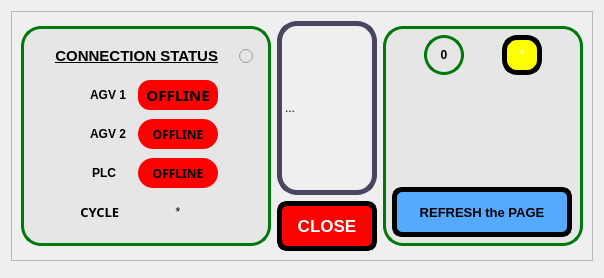
      <widget class="QWidget" name="ANASAYFA">
       <property name="styleSheet">
        <string notr="true"/>
       </property>
       <attribute name="icon">
        <iconset resource="ikonlar.qrc">
         <normaloff>:/images/icons/homepage.png</normaloff>:/images/icons/homepage.png</iconset>
       </attribute>
       <attribute name="title">
        <string>HOME PAGE</string>
       </attribute>
       <layout class="QVBoxLayout" name="verticalLayout_7">
        <item>
         <widget class="QFrame" name="frame_ust">
          <property name="minimumSize">
           <size>
            <width>0</width>
            <height>250</height>
           </size>
          </property>
          <property name="maximumSize">
           <size>
            <width>16777215</width>
            <height>250</height>
           </size>
          </property>
          <property name="frameShape">
           <enum>QFrame::StyledPanel</enum>
          </property>
          <property name="frameShadow">
           <enum>QFrame::Raised</enum>
          </property>
          <layout class="QHBoxLayout" name="horizontalLayout">
           <item>
            <widget class="QFrame" name="frame">
             <property name="minimumSize">
              <size>
               <width>250</width>
               <height>150</height>
              </size>
             </property>
             <property name="maximumSize">
              <size>
               <width>300</width>
               <height>220</height>
              </size>
             </property>
             <property name="styleSheet">
              <string notr="true">background-color: rgb(230, 230, 230);
border-radius: 20px;
border: 3px solid  rgb(0, 120, 10);
</string>
             </property>
             <property name="frameShape">
              <enum>QFrame::StyledPanel</enum>
             </property>
             <property name="frameShadow">
              <enum>QFrame::Raised</enum>
             </property>
             <layout class="QGridLayout" name="gridLayout">
              <item row="4" column="0">
               <widget class="QLabel" name="label_48">
                <property name="sizePolicy">
                 <sizepolicy hsizetype="Expanding" vsizetype="Preferred">
                  <horstretch>0</horstretch>
                  <verstretch>0</verstretch>
                 </sizepolicy>
                </property>
                <property name="minimumSize">
                 <size>
                  <width>50</width>
                  <height>30</height>
                 </size>
                </property>
                <property name="maximumSize">
                 <size>
                  <width>100</width>
                  <height>30</height>
                 </size>
                </property>
                <property name="font">
                 <font>
                  <weight>75</weight>
                  <bold>true</bold>
                 </font>
                </property>
                <property name="styleSheet">
                 <string notr="true">border:none;</string>
                </property>
                <property name="text">
                 <string>AGV 1</string>
                </property>
                <property name="alignment">
                 <set>Qt::AlignRight|Qt::AlignTrailing|Qt::AlignVCenter</set>
                </property>
               </widget>
              </item>
              <item row="4" column="2">
               <widget class="QLabel" name="labelAMR1Status">
                <property name="sizePolicy">
                 <sizepolicy hsizetype="Expanding" vsizetype="Preferred">
                  <horstretch>0</horstretch>
                  <verstretch>0</verstretch>
                 </sizepolicy>
                </property>
                <property name="minimumSize">
                 <size>
                  <width>60</width>
                  <height>30</height>
                 </size>
                </property>
                <property name="maximumSize">
                 <size>
                  <width>80</width>
                  <height>30</height>
                 </size>
                </property>
                <property name="font">
                 <font>
                  <family>Ubuntu Mono</family>
                  <pointsize>11</pointsize>
                  <weight>75</weight>
                  <bold>true</bold>
                 </font>
                </property>
                <property name="styleSheet">
                 <string notr="true">border:none;background-color:rgb(255,0,0);border-radius:12px;</string>
                </property>
                <property name="text">
                 <string>OFFLINE</string>
                </property>
                <property name="alignment">
                 <set>Qt::AlignCenter</set>
                </property>
                <property name="wordWrap">
                 <bool>true</bool>
                </property>
                <property name="indent">
                 <number>1</number>
                </property>
               </widget>
              </item>
              <item row="5" column="0">
               <widget class="QLabel" name="label_49">
                <property name="sizePolicy">
                 <sizepolicy hsizetype="Expanding" vsizetype="Preferred">
                  <horstretch>0</horstretch>
                  <verstretch>0</verstretch>
                 </sizepolicy>
                </property>
                <property name="minimumSize">
                 <size>
                  <width>50</width>
                  <height>30</height>
                 </size>
                </property>
                <property name="maximumSize">
                 <size>
                  <width>100</width>
                  <height>30</height>
                 </size>
                </property>
                <property name="font">
                 <font>
                  <weight>75</weight>
                  <bold>true</bold>
                 </font>
                </property>
                <property name="styleSheet">
                 <string notr="true">border:none;</string>
                </property>
                <property name="text">
                 <string>AGV 2</string>
                </property>
                <property name="alignment">
                 <set>Qt::AlignRight|Qt::AlignTrailing|Qt::AlignVCenter</set>
                </property>
               </widget>
              </item>
              <item row="5" column="2">
               <widget class="QLabel" name="labelAMR2Status">
                <property name="sizePolicy">
                 <sizepolicy hsizetype="Expanding" vsizetype="Preferred">
                  <horstretch>0</horstretch>
                  <verstretch>0</verstretch>
                 </sizepolicy>
                </property>
                <property name="minimumSize">
                 <size>
                  <width>60</width>
                  <height>30</height>
                 </size>
                </property>
                <property name="maximumSize">
                 <size>
                  <width>80</width>
                  <height>30</height>
                 </size>
                </property>
                <property name="font">
                 <font>
                  <family>Ubuntu Mono</family>
                  <weight>75</weight>
                  <bold>true</bold>
                 </font>
                </property>
                <property name="styleSheet">
                 <string notr="true">border:none;background-color:rgb(255,0,0);border-radius:15px;</string>
                </property>
                <property name="text">
                 <string>OFFLINE</string>
                </property>
                <property name="alignment">
                 <set>Qt::AlignCenter</set>
                </property>
                <property name="wordWrap">
                 <bool>true</bool>
                </property>
               </widget>
              </item>
              <item row="2" column="4">
               <widget class="QRadioButton" name="radioButtonBaglantiDurumlari">
                <property name="maximumSize">
                 <size>
                  <width>30</width>
                  <height>30</height>
                 </size>
                </property>
                <property name="layoutDirection">
                 <enum>Qt::LeftToRight</enum>
                </property>
                <property name="styleSheet">
                 <string notr="true">border:none;</string>
                </property>
                <property name="text">
                 <string/>
                </property>
                <property name="checked">
                 <bool>false</bool>
                </property>
                <property name="autoRepeat">
                 <bool>false</bool>
                </property>
               </widget>
              </item>
              <item row="6" column="0">
               <widget class="QLabel" name="label_6">
                <property name="sizePolicy">
                 <sizepolicy hsizetype="Expanding" vsizetype="Preferred">
                  <horstretch>0</horstretch>
                  <verstretch>0</verstretch>
                 </sizepolicy>
                </property>
                <property name="minimumSize">
                 <size>
                  <width>50</width>
                  <height>30</height>
                 </size>
                </property>
                <property name="maximumSize">
                 <size>
                  <width>100</width>
                  <height>30</height>
                 </size>
                </property>
                <property name="font">
                 <font>
                  <weight>75</weight>
                  <bold>true</bold>
                 </font>
                </property>
                <property name="styleSheet">
                 <string notr="true">border:none;</string>
                </property>
                <property name="text">
                 <string>PLC   </string>
                </property>
                <property name="alignment">
                 <set>Qt::AlignRight|Qt::AlignTrailing|Qt::AlignVCenter</set>
                </property>
               </widget>
              </item>
              <item row="6" column="2">
               <widget class="QLabel" name="labelPLCStatus">
                <property name="sizePolicy">
                 <sizepolicy hsizetype="Expanding" vsizetype="Preferred">
                  <horstretch>0</horstretch>
                  <verstretch>0</verstretch>
                 </sizepolicy>
                </property>
                <property name="minimumSize">
                 <size>
                  <width>60</width>
                  <height>30</height>
                 </size>
                </property>
                <property name="maximumSize">
                 <size>
                  <width>80</width>
                  <height>30</height>
                 </size>
                </property>
                <property name="font">
                 <font>
                  <family>Ubuntu Mono</family>
                  <weight>75</weight>
                  <bold>true</bold>
                 </font>
                </property>
                <property name="styleSheet">
                 <string notr="true">border:none;background-color:rgb(255,0,0);border-radius:15px;</string>
                </property>
                <property name="text">
                 <string>OFFLINE</string>
                </property>
                <property name="alignment">
                 <set>Qt::AlignCenter</set>
                </property>
                <property name="wordWrap">
                 <bool>true</bool>
                </property>
               </widget>
              </item>
              <item row="2" column="0" colspan="3">
               <widget class="QLabel" name="label_3">
                <property name="maximumSize">
                 <size>
                  <width>16777215</width>
                  <height>30</height>
                 </size>
                </property>
                <property name="font">
                 <font>
                  <family>Ubuntu</family>
                  <pointsize>11</pointsize>
                  <weight>75</weight>
                  <bold>true</bold>
                  <underline>true</underline>
                 </font>
                </property>
                <property name="styleSheet">
                 <string notr="true">border:none;</string>
                </property>
                <property name="text">
                 <string>CONNECTION STATUS</string>
                </property>
                <property name="alignment">
                 <set>Qt::AlignRight|Qt::AlignTrailing|Qt::AlignVCenter</set>
                </property>
               </widget>
              </item>
              <item row="7" column="2">
               <widget class="QLabel" name="labelCevrimSuresi">
                <property name="minimumSize">
                 <size>
                  <width>50</width>
                  <height>30</height>
                 </size>
                </property>
                <property name="maximumSize">
                 <size>
                  <width>100</width>
                  <height>30</height>
                 </size>
                </property>
                <property name="styleSheet">
                 <string notr="true">border:none;</string>
                </property>
                <property name="text">
                 <string>*</string>
                </property>
                <property name="alignment">
                 <set>Qt::AlignCenter</set>
                </property>
               </widget>
              </item>
              <item row="2" column="3">
               <widget class="QLabel" name="label_4">
                <property name="maximumSize">
                 <size>
                  <width>16777215</width>
                  <height>30</height>
                 </size>
                </property>
                <property name="font">
                 <font>
                  <family>Ubuntu</family>
                  <pointsize>11</pointsize>
                  <weight>75</weight>
                  <bold>true</bold>
                  <underline>true</underline>
                 </font>
                </property>
                <property name="styleSheet">
                 <string notr="true">border:none;</string>
                </property>
                <property name="text">
                 <string/>
                </property>
               </widget>
              </item>
              <item row="7" column="0">
               <widget class="QLabel" name="label_10">
                <property name="minimumSize">
                 <size>
                  <width>50</width>
                  <height>30</height>
                 </size>
                </property>
                <property name="maximumSize">
                 <size>
                  <width>100</width>
                  <height>30</height>
                 </size>
                </property>
                <property name="font">
                 <font>
                  <family>Sans</family>
                  <pointsize>10</pointsize>
                  <weight>75</weight>
                  <bold>true</bold>
                 </font>
                </property>
                <property name="styleSheet">
                 <string notr="true">border:none;</string>
                </property>
                <property name="text">
                 <string>            CYCLE</string>
                </property>
                <property name="alignment">
                 <set>Qt::AlignCenter</set>
                </property>
               </widget>
              </item>
             </layout>
            </widget>
           </item>
           <item>
            <layout class="QVBoxLayout" name="verticalLayout_2">
             <item>
              <layout class="QGridLayout" name="gridLayout_2">
               <item row="1" column="0">
                <widget class="QPushButton" name="butonKapat">
                 <property name="sizePolicy">
                  <sizepolicy hsizetype="Expanding" vsizetype="Fixed">
                   <horstretch>0</horstretch>
                   <verstretch>0</verstretch>
                  </sizepolicy>
                 </property>
                 <property name="minimumSize">
                  <size>
                   <width>100</width>
                   <height>50</height>
                  </size>
                 </property>
                 <property name="maximumSize">
                  <size>
                   <width>250</width>
                   <height>16777215</height>
                  </size>
                 </property>
                 <property name="font">
                  <font>
                   <pointsize>13</pointsize>
                   <weight>75</weight>
                   <bold>true</bold>
                  </font>
                 </property>
                 <property name="styleSheet">
                  <string notr="true">QPushButton{
    qproperty-icon: url(:/images/icons/close_icon.png);

	background-color: rgb(255, 0, 0);
	color: rgb(255, 255, 255);
	border: 5px solid;
	border-radius: 10px;
}
QPushButton::hover
{
	background-color: rgb(0, 255, 0);
	border-color: rgb(255, 0, 0);

}</string>
                 </property>
                 <property name="text">
                  <string>CLOSE</string>
                 </property>
                 <property name="iconSize">
                  <size>
                   <width>30</width>
                   <height>30</height>
                  </size>
                 </property>
                </widget>
               </item>
               <item row="0" column="0">
                <widget class="QLabel" name="label_22">
                 <property name="styleSheet">
                  <string notr="true">border-image: url(:/images/icons/araclar.png);
border-radius: 20px;
border: 5px solid  rgb(71, 71, 95);</string>
                 </property>
                 <property name="text">
                  <string>...</string>
                 </property>
                </widget>
               </item>
              </layout>
             </item>
            </layout>
           </item>
           <item>
            <widget class="QWidget" name="butonlarWidget" native="true">
             <property name="minimumSize">
              <size>
               <width>200</width>
               <height>199</height>
              </size>
             </property>
             <property name="maximumSize">
              <size>
               <width>200</width>
               <height>220</height>
              </size>
             </property>
             <property name="styleSheet">
              <string notr="true">background-color: rgb(230, 230, 230);
border-radius: 20px;
border: 3px solid  rgb(0, 120, 10);
</string>
             </property>
             <layout class="QVBoxLayout" name="verticalLayout_6">
              <item>
               <layout class="QHBoxLayout" name="horizontalLayout_6">
                <item>
                 <widget class="QLabel" name="labelYazdirmaZamani">
                  <property name="maximumSize">
                   <size>
                    <width>40</width>
                    <height>40</height>
                   </size>
                  </property>
                  <property name="font">
                   <font>
                    <pointsize>9</pointsize>
                    <weight>75</weight>
                    <bold>true</bold>
                   </font>
                  </property>
                  <property name="text">
                   <string>0</string>
                  </property>
                  <property name="alignment">
                   <set>Qt::AlignCenter</set>
                  </property>
                 </widget>
                </item>
                <item>
                 <widget class="QLabel" name="labelSonBarkodunBasilmaDurumu">
                  <property name="minimumSize">
                   <size>
                    <width>40</width>
                    <height>40</height>
                   </size>
                  </property>
                  <property name="maximumSize">
                   <size>
                    <width>40</width>
                    <height>40</height>
                   </size>
                  </property>
                  <property name="styleSheet">
                   <string notr="true">background-color: rgb(255, 255, 0);
color: rgb(255, 255, 255);
border: 5px solid;
border-radius: 15px;
</string>
                  </property>
                  <property name="text">
                   <string>*</string>
                  </property>
                  <property name="alignment">
                   <set>Qt::AlignCenter</set>
                  </property>
                 </widget>
                </item>
               </layout>
              </item>
              <item>
               <spacer name="verticalSpacer_2">
                <property name="orientation">
                 <enum>Qt::Vertical</enum>
                </property>
                <property name="sizeHint" stdset="0">
                 <size>
                  <width>20</width>
                  <height>40</height>
                 </size>
                </property>
               </spacer>
              </item>
              <item>
               <widget class="QPushButton" name="pushButtonRefresh">
                <property name="enabled">
                 <bool>true</bool>
                </property>
                <property name="minimumSize">
                 <size>
                  <width>180</width>
                  <height>50</height>
                 </size>
                </property>
                <property name="maximumSize">
                 <size>
                  <width>100</width>
                  <height>100</height>
                 </size>
                </property>
                <property name="font">
                 <font>
                  <pointsize>10</pointsize>
                  <weight>75</weight>
                  <bold>true</bold>
                 </font>
                </property>
                <property name="styleSheet">
                 <string notr="true">QPushButton{
	background-color: rgb(85, 170, 255);
	qproperty-icon: url(:/images/icons/refresh_icon.png);
	color: rgb(0, 0, 0);
	border: 5px solid;
	border-radius: 10px;
}
QPushButton::hover
{
	background-color: rgb(0, 255, 0);
}</string>
                </property>
                <property name="text">
                 <string>REFRESH the PAGE</string>
                </property>
                <property name="iconSize">
                 <size>
                  <width>30</width>
                  <height>30</height>
                 </size>
                </property>
               </widget>
              </item>
             </layout>
            </widget>
           </item>
          </layout>
         </widget>
        </item>
        <item>
         <widget class="QFrame" name="frame_log">
          <property name="frameShape">
           <enum>QFrame::StyledPanel</enum>
          </property>
          <property name="frameShadow">
           <enum>QFrame::Raised</enum>
          </property>
          <widget class="QListWidget" name="listWidgetLog">
           <property name="geometry">
            <rect>
             <x>10</x>
             <y>10</y>
             <width>700</width>
             <height>241</height>
            </rect>
           </property>
           <property name="sizePolicy">
            <sizepolicy hsizetype="Expanding" vsizetype="Preferred">
             <horstretch>0</horstretch>
             <verstretch>0</verstretch>
            </sizepolicy>
           </property>
           <property name="minimumSize">
            <size>
             <width>700</width>
             <height>200</height>
            </size>
           </property>
           <property name="maximumSize">
            <size>
             <width>700</width>
             <height>700</height>
            </size>
           </property>
           <property name="styleSheet">
            <string notr="true">border-radius:15px;
background-color: rgb(230, 230, 230);
border: 5px solid  rgb(0, 120, 10);
</string>
           </property>
          </widget>
         </widget>
        </item>
       </layout>
      </widget>
